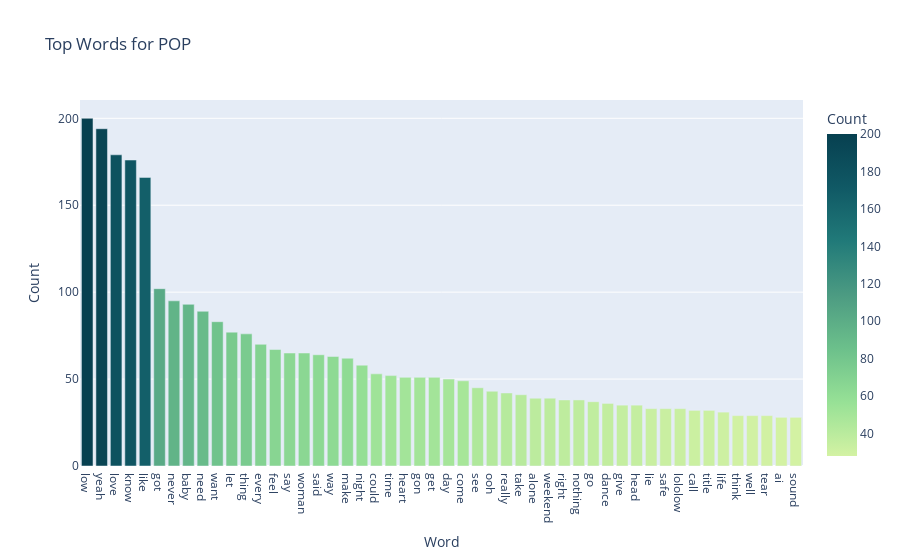

Notebook code cell kept with this figure:
### Code cell
# Plot most common tokens
lyrics_top50_plot = px.bar(
    lyrics_top50_df,
    y = 'Count',
    color = "Count",
    color_continuous_scale='emrld',
    title ='Top Words for POP'
)
lyrics_top50_plot

### Figure 1 — Plotly figure (JSON) as saved in the notebook; plotly's stock layout.template omitted (floating-point values rounded to 4 significant figures)
{"data": [{"alignmentgroup": "True", "hovertemplate": "Word=%{x}<br>Count=%{marker.color}<extra></extra>", "legendgroup": "", "marker": {"color": [200, 194, 179, 176, 166, 102, 95, 93, 89, 83, 77, 76, 70, 67, 65, 65, 64, 63, 62, 58, 53, 52, 51, 51, 51, 50, 49, 45, 43, 42, 41, 39, 39, 38, 38, 37, 36, 35, 35, 33, 33, 33, 32, 32, 31, 29, 29, 29, 28, 28], "coloraxis": "coloraxis", "pattern": {"shape": ""}}, "name": "", "offsetgroup": "", "orientation": "v", "showlegend": false, "textposition": "auto", "type": "bar", "x": ["low", "yeah", "love", "know", "like", "got", "never", "baby", "need", "want", "let", "thing", "every", "feel", "say", "woman", "said", "way", "make", "night", "could", "time", "heart", "gon", "get", "day", "come", "see", "ooh", "really", "take", "alone", "weekend", "right", "nothing", "go", "dance", "give", "head", "lie", "safe", "lololow", "call", "title", "life", "think", "well", "tear", "ai", "sound"], "xaxis": "x", "y": [200, 194, 179, 176, 166, 102, 95, 93, 89, 83, 77, 76, 70, 67, 65, 65, 64, 63, 62, 58, 53, 52, 51, 51, 51, 50, 49, 45, 43, 42, 41, 39, 39, 38, 38, 37, 36, 35, 35, 33, 33, 33, 32, 32, 31, 29, 29, 29, 28, 28], "yaxis": "y"}], "layout": {"autosize": true, "barmode": "relative", "coloraxis": {"colorbar": {"title": {"text": "Count"}}, "colorscale": [[0, "rgb(211, 242, 163)"], [0.1667, "rgb(151, 225, 150)"], [0.3333, "rgb(108, 192, 139)"], [0.5, "rgb(76, 155, 130)"], [0.6667, "rgb(33, 122, 121)"], [0.8333, "rgb(16, 89, 101)"], [1, "rgb(7, 64, 80)"]]}, "legend": {"tracegroupgap": 0}, "title": {"text": "Top Words for POP"}, "xaxis": {"anchor": "y", "autorange": true, "domain": [0, 1], "range": [-0.5, 49.5], "title": {"text": "Word"}, "type": "category"}, "yaxis": {"anchor": "x", "autorange": true, "domain": [0, 1], "range": [0, 210.5], "title": {"text": "Count"}, "type": "linear"}}}
